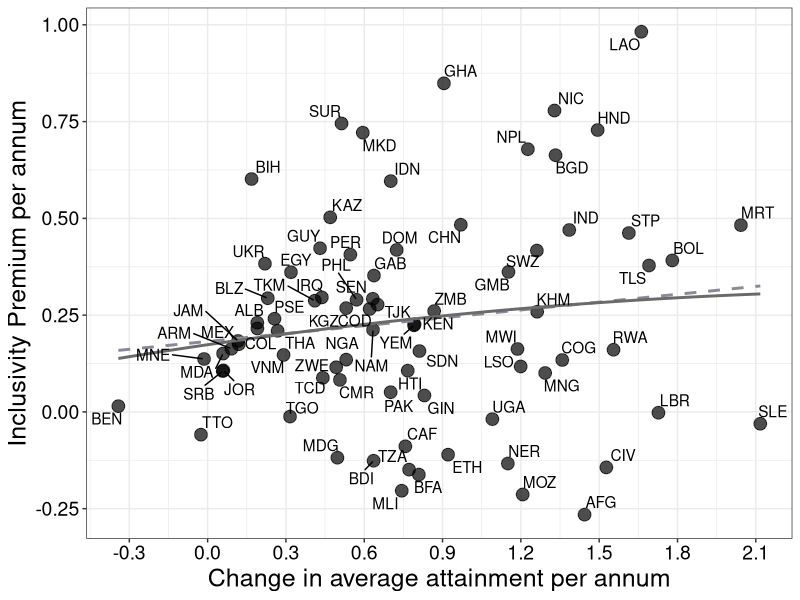
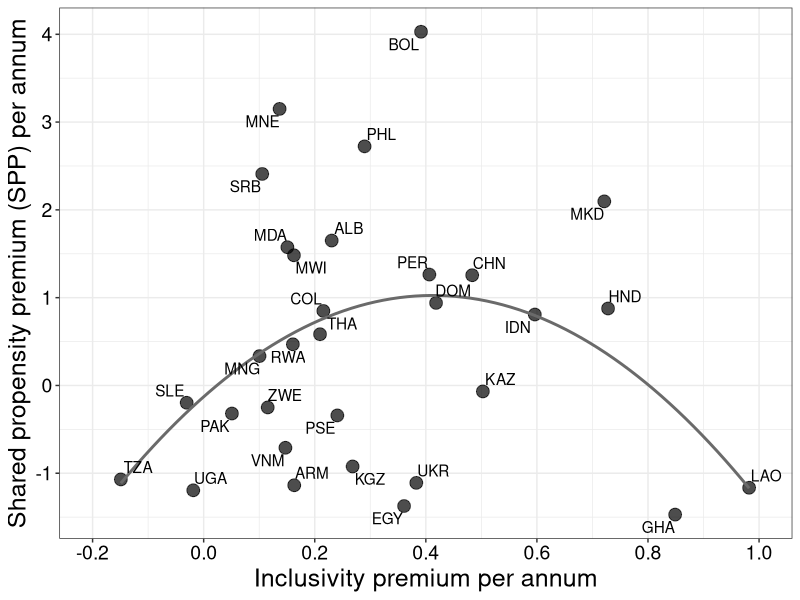
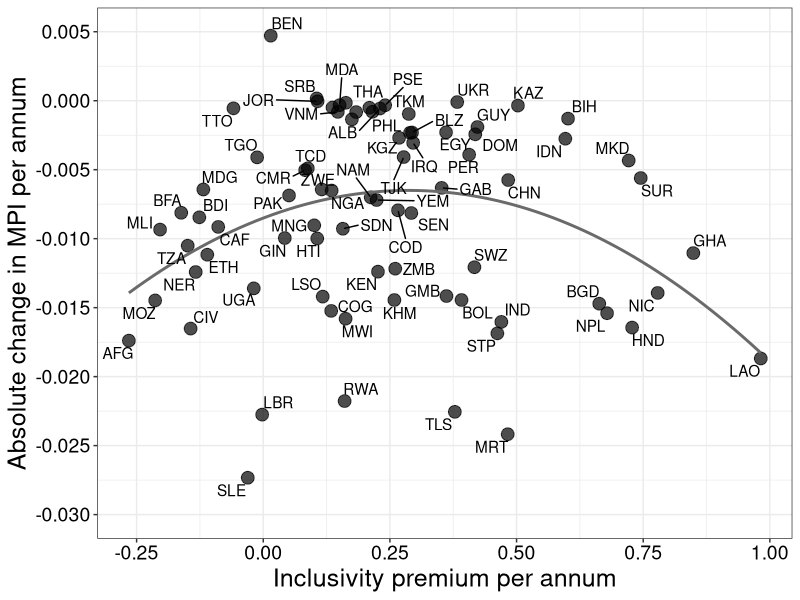

R code for these plots, in order:
## This script contains code to re-create charts
## that are show in the draft document in the `docs` folder.


# libraries ---------------------------------------------------------------

library(here)
library(haven)
library(ggrepel)
library(tidyverse)


# load data ---------------------------------------------------------------

data_as_inclusicve <- read_dta(
  here("data/",
       "Alkire-Seth inclusive well-being data for graphs.dta")
)


# Figure 1 : Change in Average Attainment and Inclusivity premium ---------

data_as_inclusicve|>
  ggplot(aes(d_attain_pa,S_W_Sen_pa))+
  geom_point(
    alpha = 0.7,
    size = 4
  )+
  scale_y_continuous(breaks = seq(-0.25,1,0.25))+
  scale_x_continuous(breaks = seq(-0.3,2.4,0.3))+
  labs(
    y = "Inclusivity Premium per annum",
    x = "Change in average attainment per annum"
  )+
  geom_smooth(
    method = "lm",
    se = F,
    colour = "#898999",
    linetype = 2
  )+
  geom_smooth(
    method = "lm",
    formula = y ~ x + I(x^2),
    se = F,
    colour = "#6a6a6a"
  )+
  geom_text_repel(aes(label = ISO),
                  max.overlaps = 12)+
  theme_bw()+
  theme(
    axis.title = element_text(colour = "#000000",
                              size = 18),
    axis.text = element_text(colour = "#000000",
                             size = 14)
  )-> fig_1

ggsave(
  plot = fig_1,
  filename = paste0(Sys.Date(),"-figure1-Change in average attainment and inclusivity premium.jpeg"),
  device = "jpeg",
  path = here("charts/"),
  width = 20,
  height = 16,
  units = "in"
)

# Figure  2: Shared prosperity premiums and inclusivity premiums across 25 countries --------

data_as_inclusicve|>
  ggplot(aes(S_W_Sen_pa,inc_shr_pre))+
  geom_point(
    alpha = 0.7,
    size = 4
  )+
  scale_y_continuous(breaks = seq(-2,4,1))+
  scale_x_continuous(breaks = seq(-0.2,1,0.2),
                     limits = c(-0.2,1))+
  labs(
    y = "Shared propensity premium (SPP) per annum",
    x = "Inclusivity premium per annum"
  )+
  geom_smooth(
    method = "lm",
    formula = y ~ x + I(x^2),
    se = F,
    colour = "#6a6a6a"
  )+
  geom_text_repel(aes(label = ISO),
                  max.overlaps = 12)+
  theme_bw()+
  theme(
    axis.title = element_text(colour = "#000000",
                              size = 18),
    axis.text = element_text(colour = "#000000",
                             size = 14)
  ) -> fig_2

ggsave(
  plot = fig_2,
  filename = paste0(Sys.Date(),"-figure2-Shared prosperity premiums and inclusivity premiums across 25 countries.jpeg"),
  device = "jpeg",
  path = here("charts/"),
  width = 20,
  height = 16,
  units = "in"
)

# Figure 3: Inclusivity premiums and absolute changes in the MPIs  --------


data_as_inclusicve|>
  ggplot(aes(S_W_Sen_pa,abs_M0_33_pa))+
  geom_point(
    alpha = 0.7,
    size = 4
  )+
  scale_y_continuous(breaks = seq(-0.030,0.005,0.005),
                     limits = c(-0.030,0.005))+
  scale_x_continuous(breaks = seq(-0.25,1,0.25))+
  labs(
    y = "Absolute change in MPI per annum",
    x = "Inclusivity premium per annum"
  )+
  geom_smooth(
    method = "lm",
    formula = y ~ x + I(x^2),
    se = F,
    colour = "#6a6a6a"
  )+
  geom_text_repel(aes(label = ISO),
                  max.overlaps = 16)+
  theme_bw()+
  theme(
    axis.title = element_text(colour = "#000000",
                              size = 18),
    axis.text = element_text(colour = "#000000",
                             size = 14)
  ) -> fig_3

ggsave(
  plot = fig_3,
  filename = paste0(Sys.Date(),"-figure3-Inclusivity premiums and absolute changes in the MPIs across countries.jpeg"),
  device = "jpeg",
  path = here("charts/"),
  width = 20,
  height = 16,
  units = "in"
)
